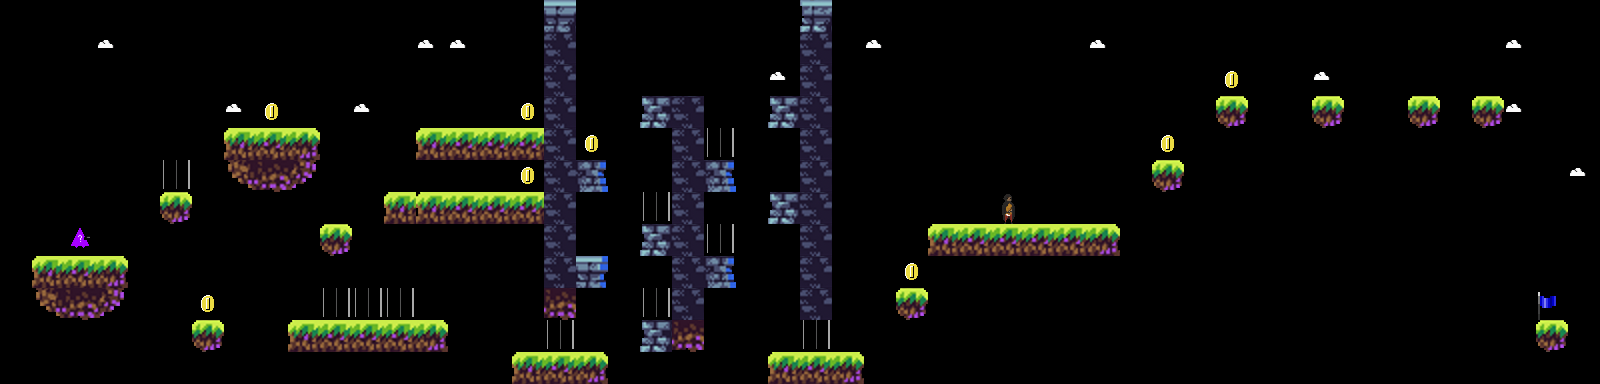

Rendered tile map (Tiled .tmx) drawn with the repository's tilesets; below, a short description and the full map source, tile grids included:
An orthogonal 50x12 tile map with 32x32 px tiles, 1 tile layer (Tile Layer 1).

<map version="1.9" tiledversion="1.9.2" orientation="orthogonal" renderorder="right-down" width="50" height="12" tilewidth="32" tileheight="32" infinite="0" nextlayerid="2" nextobjectid="1">
 <editorsettings>
  <export target="../level8.csv" format="csv" />
 </editorsettings>
 <tileset firstgid="1" source="tileset.tsx" />
 <layer id="1" name="Tile Layer 1" width="50" height="12">
  <data encoding="csv">
0,0,0,0,0,0,0,0,0,0,0,0,0,0,0,0,0,28,0,0,0,0,0,0,0,27,0,0,0,0,0,0,0,0,0,0,0,0,0,0,0,0,0,0,0,0,0,0,0,0,
0,0,0,49,0,0,0,0,0,0,0,0,0,49,49,0,0,36,0,0,0,0,0,0,0,36,0,49,0,0,0,0,0,0,49,0,0,0,0,0,0,0,0,0,0,0,0,49,0,0,
0,0,0,0,0,0,0,0,0,0,0,0,0,0,0,0,0,36,0,0,0,0,0,0,49,36,0,0,0,0,0,0,0,0,0,0,0,0,51,0,0,49,0,0,0,0,0,0,0,0,
0,0,0,0,0,0,0,49,51,0,0,49,0,0,0,0,51,36,0,0,35,36,0,0,35,36,0,0,0,0,0,0,0,0,0,0,0,0,21,0,0,21,0,0,21,0,21,49,0,0,
0,0,0,0,0,0,0,1,2,3,0,0,0,1,2,2,2,36,51,0,0,36,53,0,0,36,0,0,0,0,0,0,0,0,0,0,51,0,0,0,0,0,0,0,0,0,0,0,0,0,
0,0,0,0,0,53,0,16,17,18,0,0,0,0,0,0,51,36,37,0,0,36,37,0,0,36,0,0,0,0,0,0,0,0,0,0,21,0,0,0,0,0,0,0,0,0,0,0,0,49,
0,0,0,0,0,21,0,0,0,0,0,0,1,1,2,2,2,36,0,0,53,36,0,0,35,36,0,0,0,0,0,43,0,0,0,0,0,0,0,0,0,0,0,0,0,0,0,0,0,0,
0,0,50,0,0,0,0,0,0,0,21,0,0,0,0,0,0,36,0,0,35,36,53,0,0,36,0,0,0,1,2,2,2,2,3,0,0,0,0,0,0,0,0,0,0,0,0,0,0,0,
0,1,2,3,0,0,0,0,0,0,0,0,0,0,0,0,0,36,29,0,0,36,37,0,0,36,0,0,51,0,0,0,0,0,0,0,0,0,0,0,0,0,0,0,0,0,0,0,0,0,
0,16,17,18,0,0,51,0,0,0,53,53,53,0,0,0,0,17,0,0,53,36,0,0,0,36,0,0,21,0,0,0,0,0,0,0,0,0,0,0,0,0,0,0,0,0,0,0,44,0,
0,0,0,0,0,0,21,0,0,1,2,2,2,3,0,0,0,53,0,0,35,17,0,0,0,53,0,0,0,0,0,0,0,0,0,0,0,0,0,0,0,0,0,0,0,0,0,0,21,0,
0,0,0,0,0,0,0,0,0,0,0,0,0,0,0,0,1,2,3,0,0,0,0,0,1,2,3,0,0,0,0,0,0,0,0,0,0,0,0,0,0,0,0,0,0,0,0,0,0,0
</data>
 </layer>
</map>
